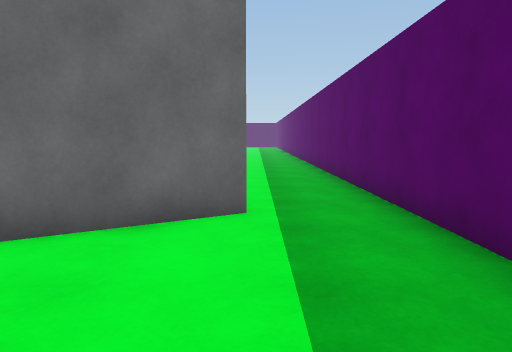
view 1 (above)

19 first-person views from a walk through a Unity game level. The camera is 1.2 m above the floor, tilts 6° down and sees 70° across. The floor is counted in squares, 1 m on a side. Each view is taken from the middle of a square. On the plan, view 1 faces up. The plan holds only what a view shows up to about 15 squares ahead; the rest is blank. The place goes on beyond the plan. The player character is not drawn.

view 2
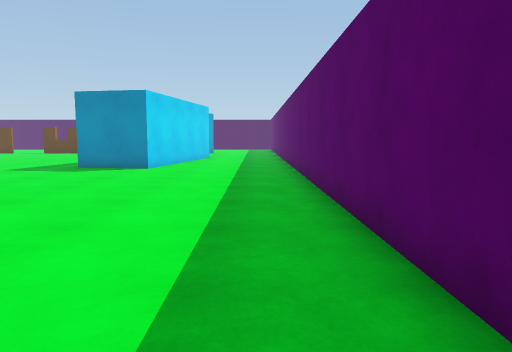

view 3
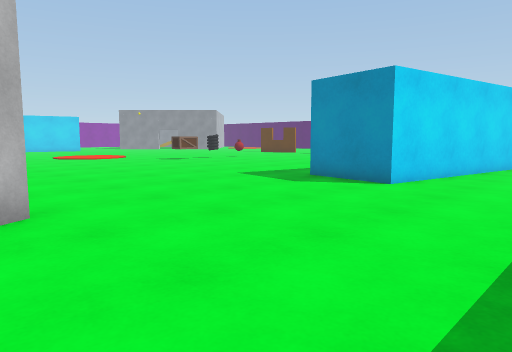

view 4
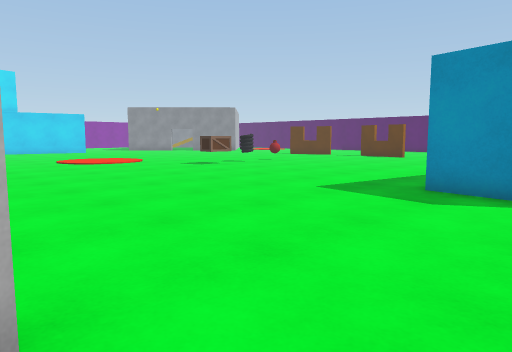

view 5
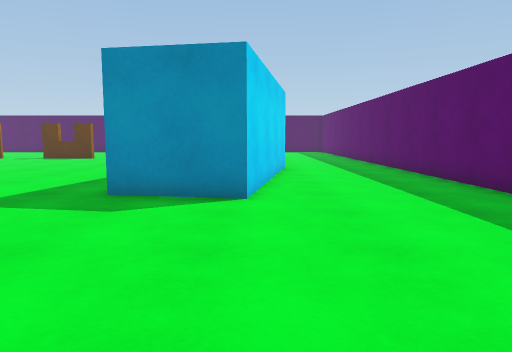

view 6
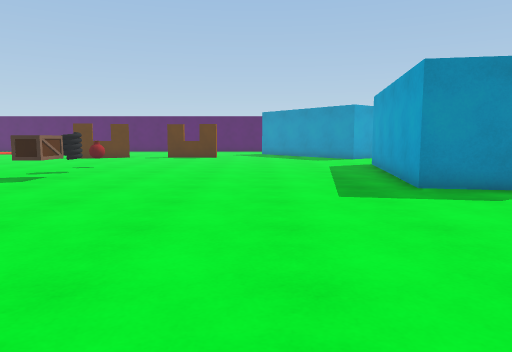

view 7
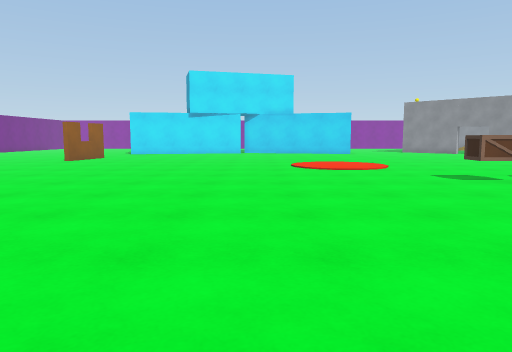

view 8
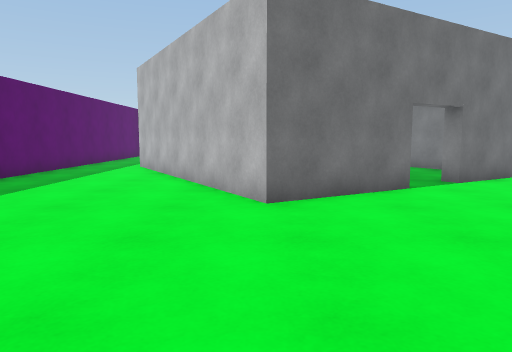

view 9
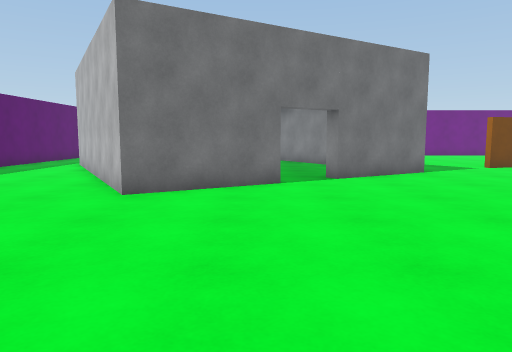

view 10
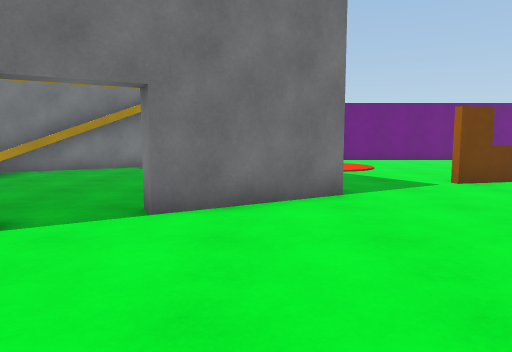

view 11
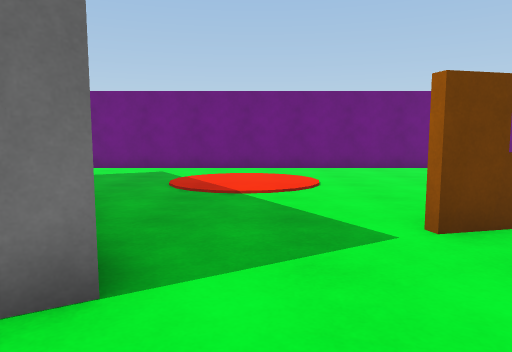

view 12
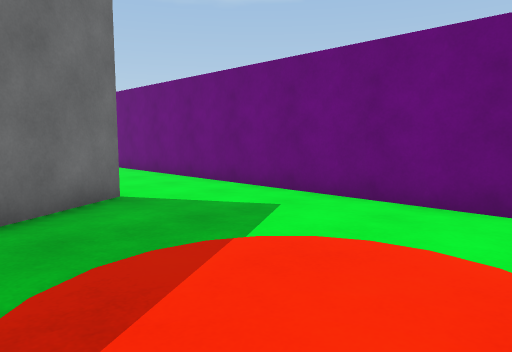

view 13
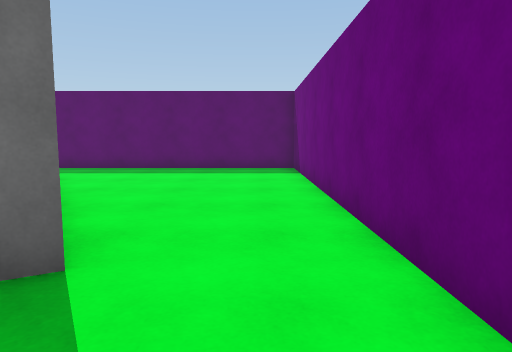

view 14
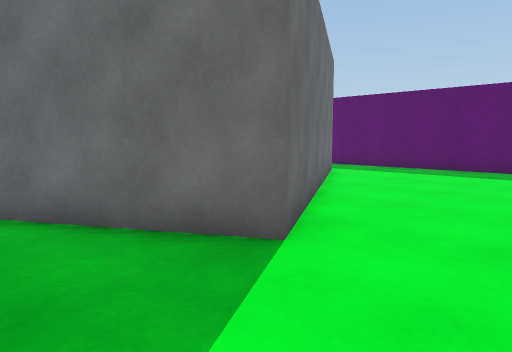

view 15
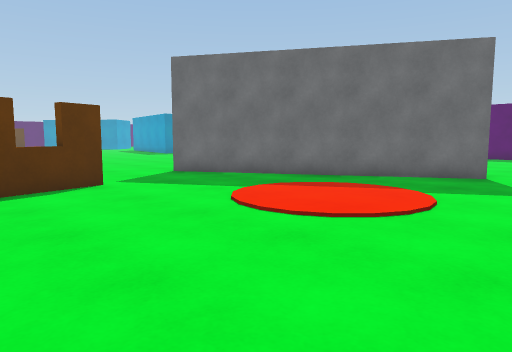

view 16
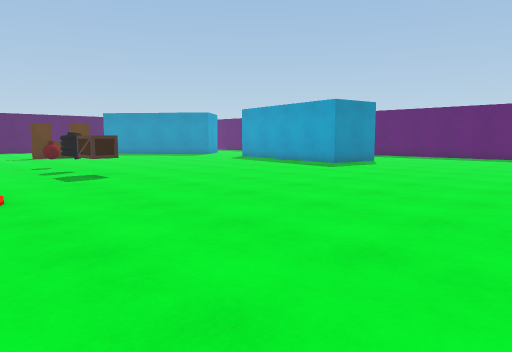

view 17
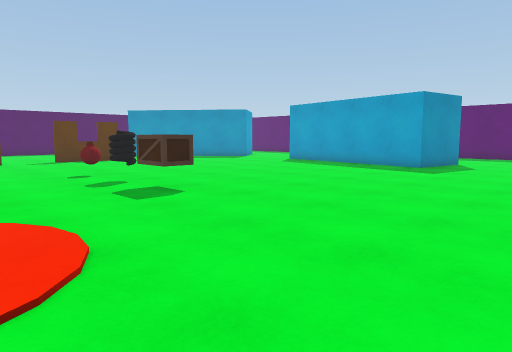

view 18
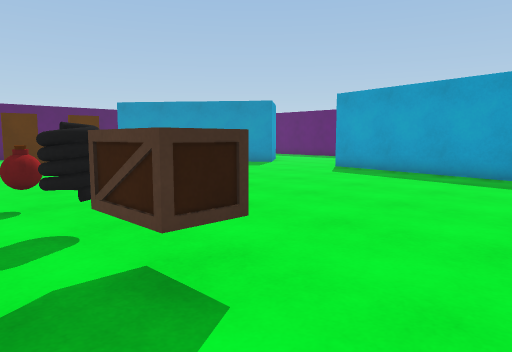

view 19
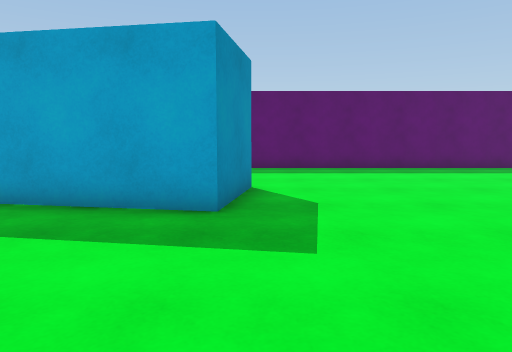

### Floor plan
Points are (right, up) in squares from view 1. A wall is a line through its corners. A room is listed if a view was taken in it or the views show most of it. See-through windows are left out.
Room 1 (views 1, 2, 3, 4, 5, 6, 7, 8, 9, 10, 11, 12, 13, 14, 15, 16, 17, 18, 19)
walls: (-8.7, 12.3) (-5.2, 14.4) (-0.2, 5.8) (-8.8, 0.7) (-13.8, 9.4) (-10.4, 11.4) (-10.1, 10.9); (-1.8, 30) (-3.2, 22.1) (-6.1, 22.6) (-4.8, 30.3); (-21.5, -2.5) (2.5, -2.5) (2.5, 30.1)
objects: barricade (-20, 7) to (-17, 7); other object (-17, 24) to (-16, 25); other object (-17, 27) to (-16, 27); other object (-17, 29) to (-16, 29)

Positions as (right, up) in squares from view 1, and headings:
1: (0, 0), facing up
2: (1, 8), facing up
3: (1, 13), facing up-left
4: (-3, 14), facing up-left
5: (-3, 15), facing up
6: (-10, 14), facing up
7: (-6, 18), facing left
8: (-5, 21), facing down
9: (-8, 22), facing down
10: (-12, 17), facing down
11: (-15, 12), facing down
12: (-16, 4), facing down-right
13: (-12, -1), facing right
14: (-12, -2), facing up-right
15: (-21, -2), facing up-right
16: (-21, 13), facing up-right
17: (-21, 17), facing up-right
18: (-18, 22), facing up-right
19: (-12, 22), facing right
